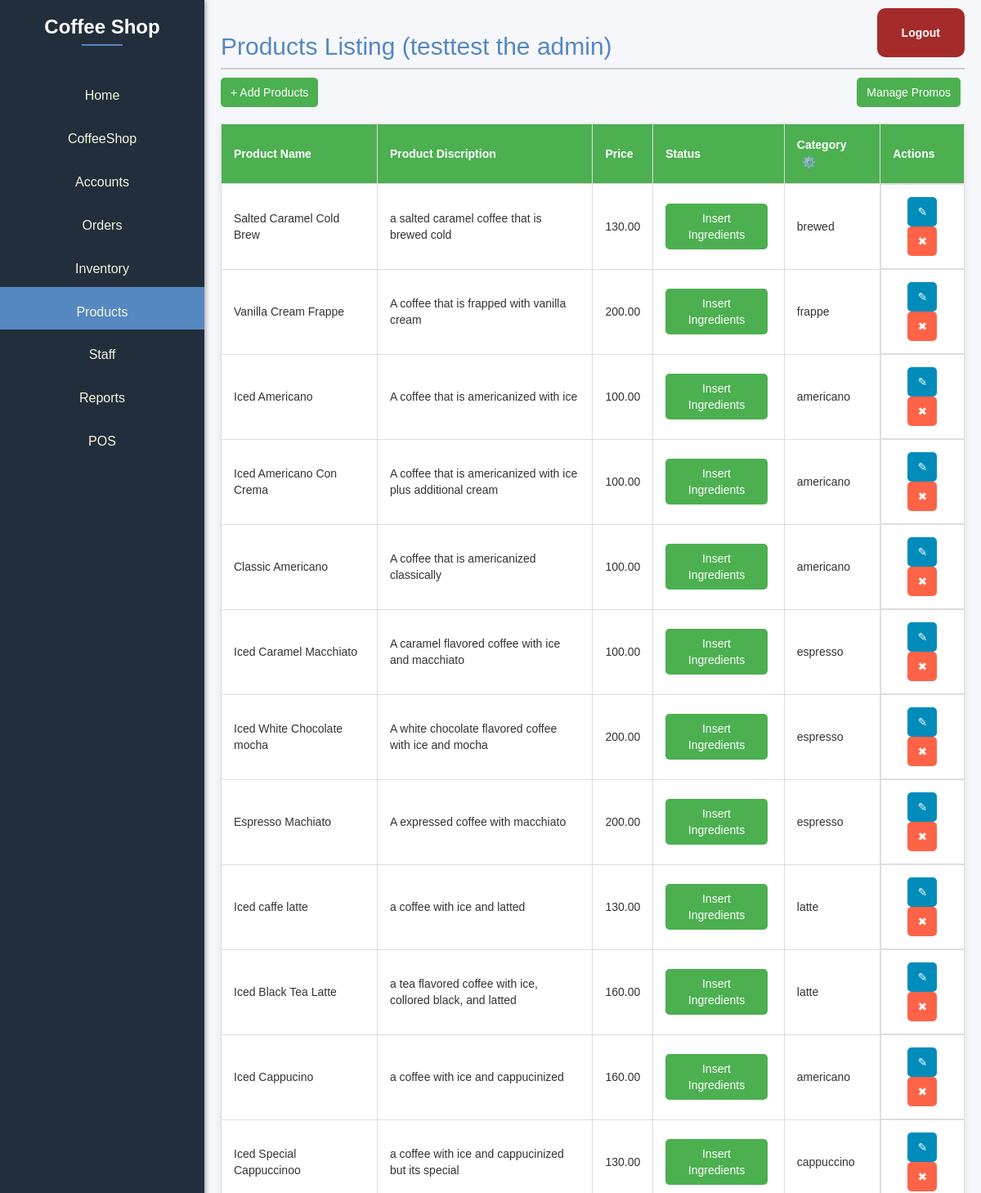
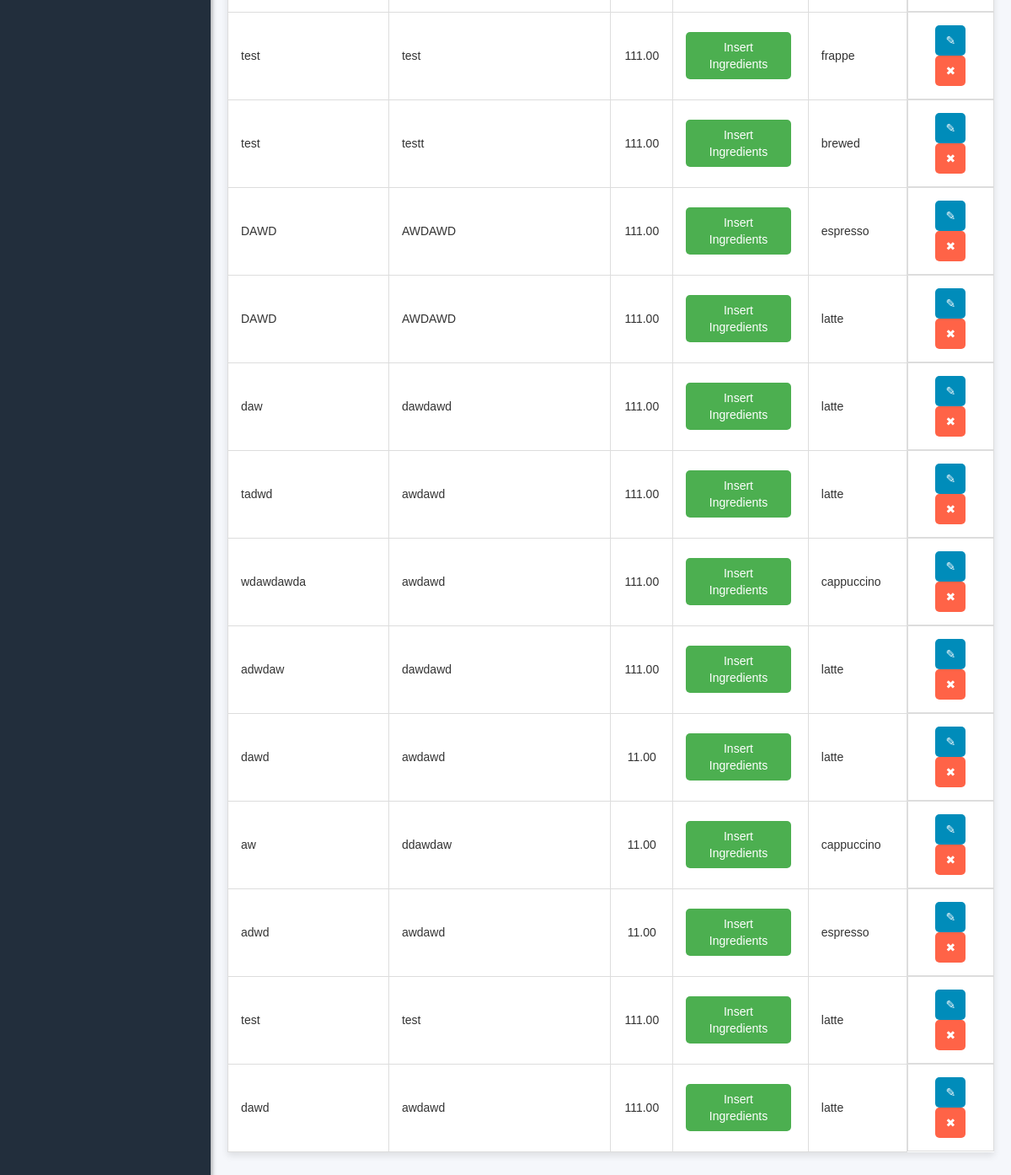
The app's page /Dashboard/Products.php (signed in) with its own data (2 pictures, top to bottom).
### tables this page shows
CREATE TABLE `tblproducts` (
  `product_id` int(11) NOT NULL,
  `product_name` varchar(255) NOT NULL,
  `product_description` text DEFAULT NULL,
  `price` decimal(10,2) NOT NULL,
  `image` varchar(255) DEFAULT NULL,
  `status` varchar(20) DEFAULT NULL,
  `category` varchar(50) DEFAULT NULL
);

### public/Dashboard/Products.php (the view, shortened to what this page needs)
<?php
$servername = "127.0.0.1";
$user = "root";
$pass = "";
$dbname = "dbcoffee_shop";
try {
    $pdo = new PDO("mysql:host=$servername;dbname=$dbname", $user, $pass);
    $pdo->setAttribute(PDO::ATTR_ERRMODE, PDO::ERRMODE_EXCEPTION);
} catch (PDOException $e) {
    die("Database connection failed: " . $e->getMessage());
}
$sql = "SELECT * FROM tblproducts";
$statement = $pdo->prepare($sql);
$statement->execute();
$productsData = $statement->fetchAll(PDO::FETCH_ASSOC);
?>
<!DOCTYPE html>
<html lang="en">
<head>
    <link rel="stylesheet" href="https://maxcdn.bootstrapcdn.com/font-awesome/4.7.0/css/font-awesome.min.css">
    <link rel="stylesheet" href="https://maxcdn.bootstrapcdn.com/bootstrap/3.3.7/css/bootstrap.min.css">
    <link rel="stylesheet" href="dashboard.css" />
</head>
<body>
    <div class="dashboard">
        <div class="sidebar">
            <h1>Coffee Shop</h1>
            <ul>
                <li><a href="dashboard.php">Home</a></li>
                <li><a href="coffeeshop_info.php">CoffeeShop</a></li>
                <li><a href="accounts.php">Accounts</a></li>
                <li><a href="Orders.php">Orders</a></li>
                <li><a href="Inventory.php">Inventory</a></li>
                <li style="background-color: var(--primary-color);"><a href="Products.php">Products</a></li>
                <li><a href="Staff.php">Staff</a></li>
                <li><a href="Reports.php">Reports</a></li>
                <li><a href="../POS front-end/Main.php">POS</a></li>
            </ul>
        </div>
        <div class="top-right">
            <a href="logout.php" class="login-button">Logout</a>
        </div>
        <div class="content">
            <h2>Products Listing
                <?php echo " (" . $_SESSION['username'] . " the " . $_SESSION['position'] . ") " ?>
            </h2>
            <div style="display: flex; justify-content: space-between;">
                <button type="button" class="button add-button" id="addForm">+ Add
                    Products</button>
                <button type="button" class="button add-button" id="managePromosBtn" style="margin-left: auto;">Manage
                    Promos</button>
            </div>
            <div>
                <table>
                    <thead>
                        <tr>
                            <th>Product Name</th>
                            <th>Product Discription</th>
                            <th>Price</th>
                            <th>Status</th>
                            <th>Category<button type="button" id="categoryProduct" onclick="toggleForm()" style="background-color:transparent; border:none; padding:none;">⚙️</button>
                            </th>
                            <th>Actions</th>
                        </tr>
                    </thead>
                    <tbody>
                        <?php foreach ($productsData as $products) : ?>
                            <tr>
                                <td>
                                    <?= $products['product_name'] ?>
                                </td>
                                <td>
                                    <?= $products['product_description'] ?>
                                </td>
                                <td style="text-align:center;">
                                    <?= $products['price'] ?>
                                </td>
                                <?php if ($products['status'] == NULL) : ?>
                                    <td style="text-align:center;">
                                        <button type="button" class="button add-button" onclick="toggleIngredientForm('ingredientsForm<?= $products['product_id'] ?>')">Insert
                                            Ingredients</button>
                                    </td>
                                <?php endif; ?>
                                <td>
                                    <?= $products['category'] ?>
                                </td>
                                <td class="action-buttons" style="text-align:center;">
                                    <form method="post" action="" class="button-form">
                                        <button type="button" class="button edit-button" onclick="toggleEditFormy('editForm<?= $products['product_id'] ?>')">✎</button>
                                        <button type="submit" name="submit_delete" class="button delete-button">✖</button>
                                    </form>
                                </td>
                            </tr>
                        <?php endforeach; ?>
                    </tbody>
                </table>
            </div>
            <br><br>
        </div>
    </div>
</body>
</html>

### public/Dashboard/dashboard.css (style rules this page uses)
:root { --primary-color: #5587c0; --secondary-color: #222E3C; --background-color: #F5F5DC; --text-color: #ffff; --button-color: #A52A2A; }
body, html { margin: 0; padding: 0; font-family: Arial, sans-serif; height: 100%; background-color: #F5F7FB; }
.dashboard { display: flex; height: 100%; }
.sidebar { width: 250px; background-color: var(--secondary-color); color: var(--text-color); padding: 0; box-shadow: 2px 0 5px rgba(0, 0, 0, 0.3); position: fixed; height: 100%; top: 0; left: 0; overflow-y: auto; display: flex; flex-direction: column; }
.sidebar h1 { text-align: center; margin-bottom: 40px; position: relative; font-size: 24px; font-weight: 600; }
.sidebar h1::after { content: ''; display: block; width: 50px; height: 2px; background-color: var(--primary-color); position: absolute; bottom: -10px; left: calc(50% - 25px); }
.sidebar ul { list-style-type: none; text-align: center; padding: 0; }
.sidebar ul li { margin: 0 !important; padding-top: 10px !important; }
.sidebar ul li a { display: flex; justify-content: center; align-items: center; padding: 10px; color: #F5F5DC; text-decoration: none; font-size: 16px; transition: 0.3s; }
.content { background-color: #F5F7FB; margin-left: 250px; padding: 20px; width: calc(100% - 250px); }
.content h2 { color: var(--primary-color); border-bottom: 2px solid #ccc; padding-bottom: 10px; }
.top-right { position: absolute; top: 10px; right: 10px; }
.login-button { background-color: var(--button-color); color: white; padding: 20px 30px; margin-right: 10px; text-decoration: none; border-radius: 10px; font-weight: bold; transition: background-color 0.3s; display: inline-block; }

### public/Dashboard/Products.php (style rules this page uses)
body { font-family: Arial, sans-serif; background-color: #F5F5DC; }
table { width: 100%; margin: 20px auto; border-collapse: collapse; box-shadow: 0 4px 8px rgba(0, 0, 0, 0.1); background-color: #fff; color: #333; }
.button.add-button { background-color: #4CAF50; color: white; margin-right: 5px; }
.button.edit-button { background-color: #008CBA; color: white; }
.action-buttons { display: flex; }
.button-form { display: table-row; text-align: center; vertical-align: middle; }

### records on screen
tblproducts: product_name "Salted Caramel Cold Brew", product_description "a salted caramel coffee that is brewed cold", price "130.00", category "brewed"
tblproducts: product_name "Vanilla Cream Frappe", product_description "A coffee that is frapped with vanilla cream", price "200.00", category "frappe"
tblproducts: product_name "Iced Americano", product_description "A coffee that is americanized with ice", price "100.00", category "americano"
tblproducts: product_name "Iced Americano Con Crema", product_description "A coffee that is americanized with ice plus additional cream", price "100.00", category "americano"
tblproducts: product_name "Classic Americano", product_description "A coffee that is americanized classically", price "100.00", category "americano"
tblproducts: product_name "Iced Caramel Macchiato", product_description "A caramel flavored coffee with ice and macchiato", price "100.00", category "espresso"
tblproducts: product_name "Iced White Chocolate mocha", product_description "A white chocolate flavored coffee with ice and mocha", price "200.00", category "espresso"
tblproducts: product_name "Espresso Machiato", product_description "A expressed coffee with macchiato", price "200.00", category "espresso"
tblproducts: product_name "Iced caffe latte", product_description "a coffee with ice and latted", price "130.00", category "latte"
tblproducts: product_name "Iced Black Tea Latte", product_description "a tea flavored coffee with ice, collored black, and latted", price "160.00", category "latte"
tblproducts: product_name "Iced Cappucino", product_description "a coffee with ice and cappucinized", price "160.00", category "americano"
tblproducts: product_name "Iced Special Cappuccinoo", product_description "a coffee with ice and cappucinized but its special", price "130.00", category "cappuccino"
tblproducts: product_name "test", product_description "test", price "111.00", category "frappe"
tblproducts: product_name "test", product_description "testt", price "111.00", category "brewed"
tblproducts: product_name "DAWD", product_description "AWDAWD", price "111.00", category "espresso"
tblproducts: product_name "DAWD", product_description "AWDAWD", price "111.00", category "latte"
tblproducts: product_name "daw", product_description "dawdawd", price "111.00", category "latte"
tblproducts: product_name "tadwd", product_description "awdawd", price "111.00", category "latte"
tblproducts: product_name "wdawdawda", product_description "awdawd", price "111.00", category "cappuccino"
tblproducts: product_name "adwdaw", product_description "dawdawd", price "111.00", category "latte"
tblproducts: product_name "dawd", product_description "awdawd", price "11.00", category "latte"
tblproducts: product_name "aw", product_description "ddawdaw", price "11.00", category "cappuccino"
tblproducts: product_name "adwd", product_description "awdawd", price "11.00", category "espresso"
tblproducts: product_name "test", product_description "test", price "111.00", category "latte"
tblproducts: product_name "dawd", product_description "awdawd", price "111.00"

### other values on screen
$_SESSION['username'] "testtest"
$_SESSION['position'] "admin"
